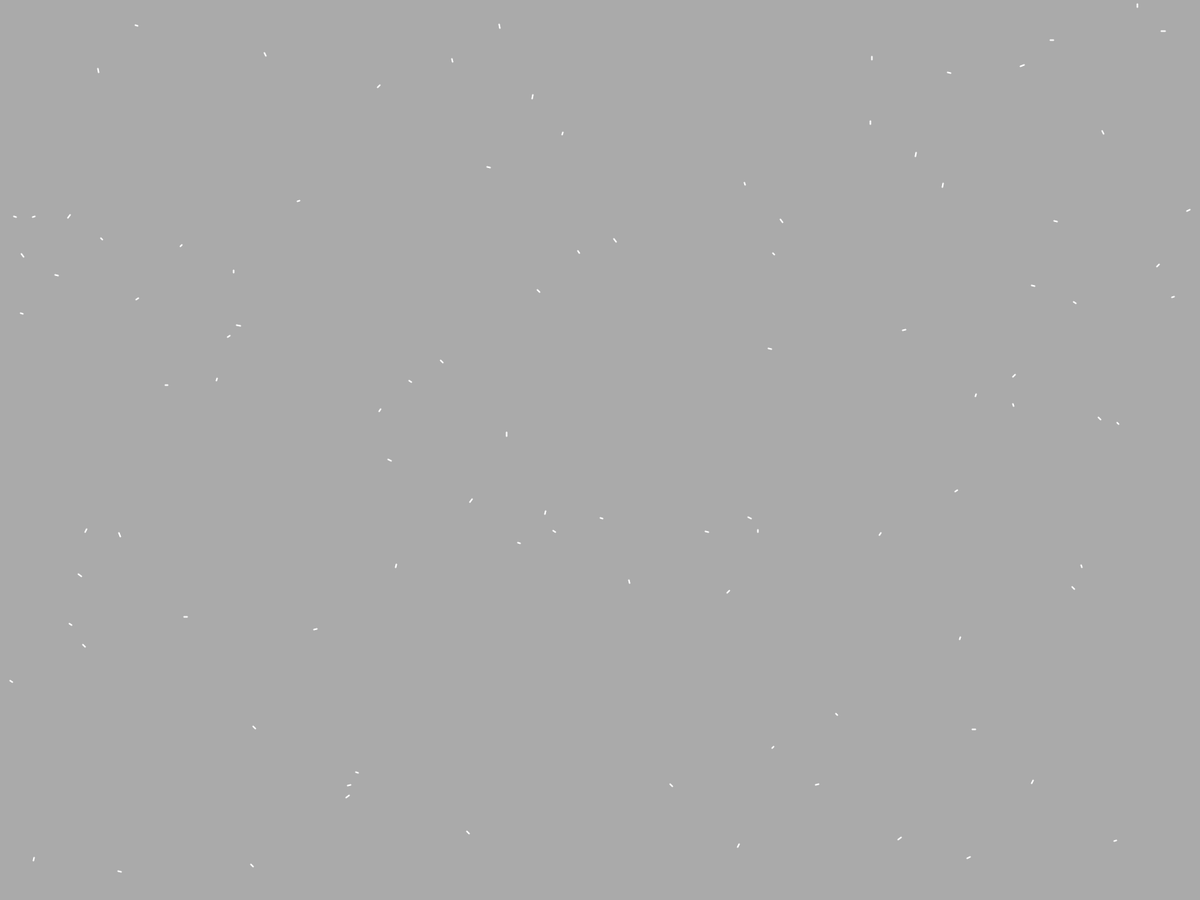
Frame 1 (no input)
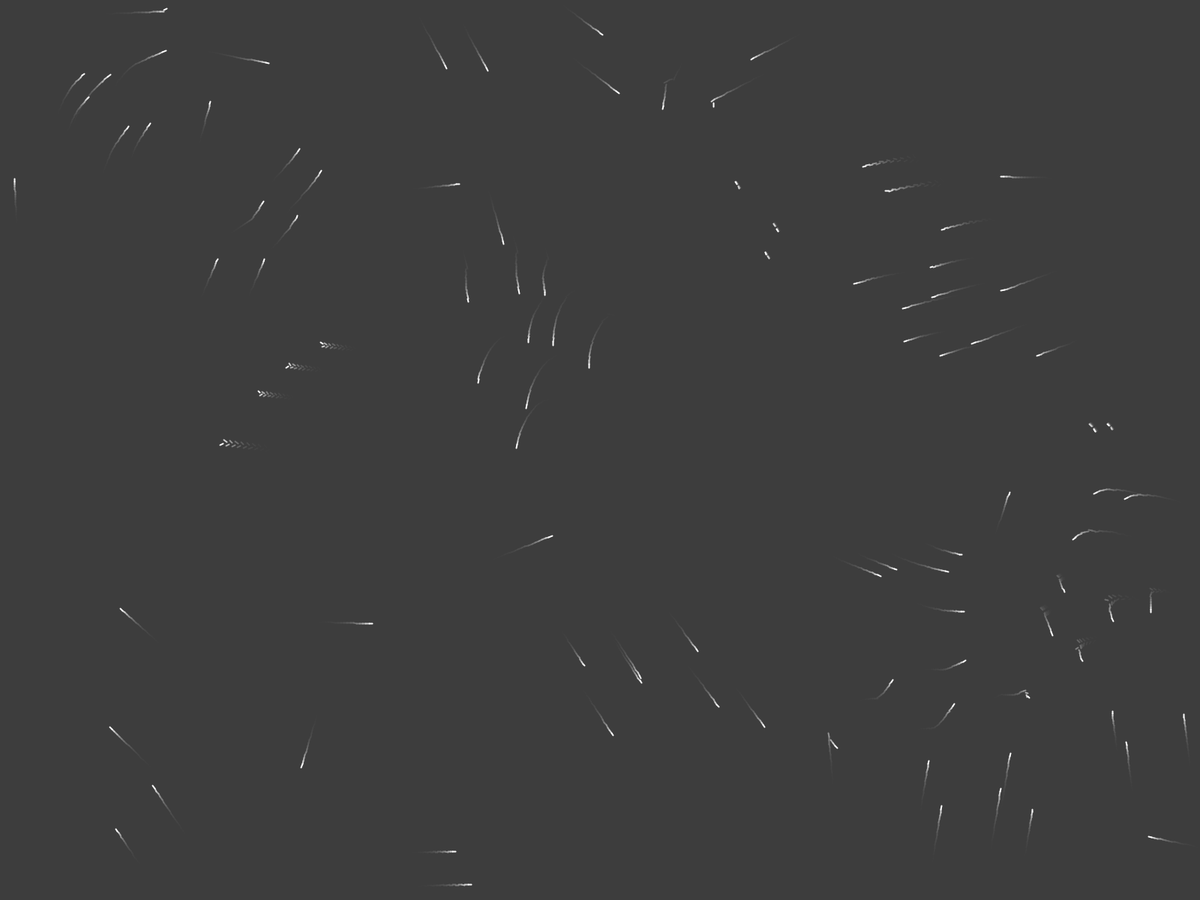
Frame 60 (the mouse pressed at the canvas centre just before this capture)
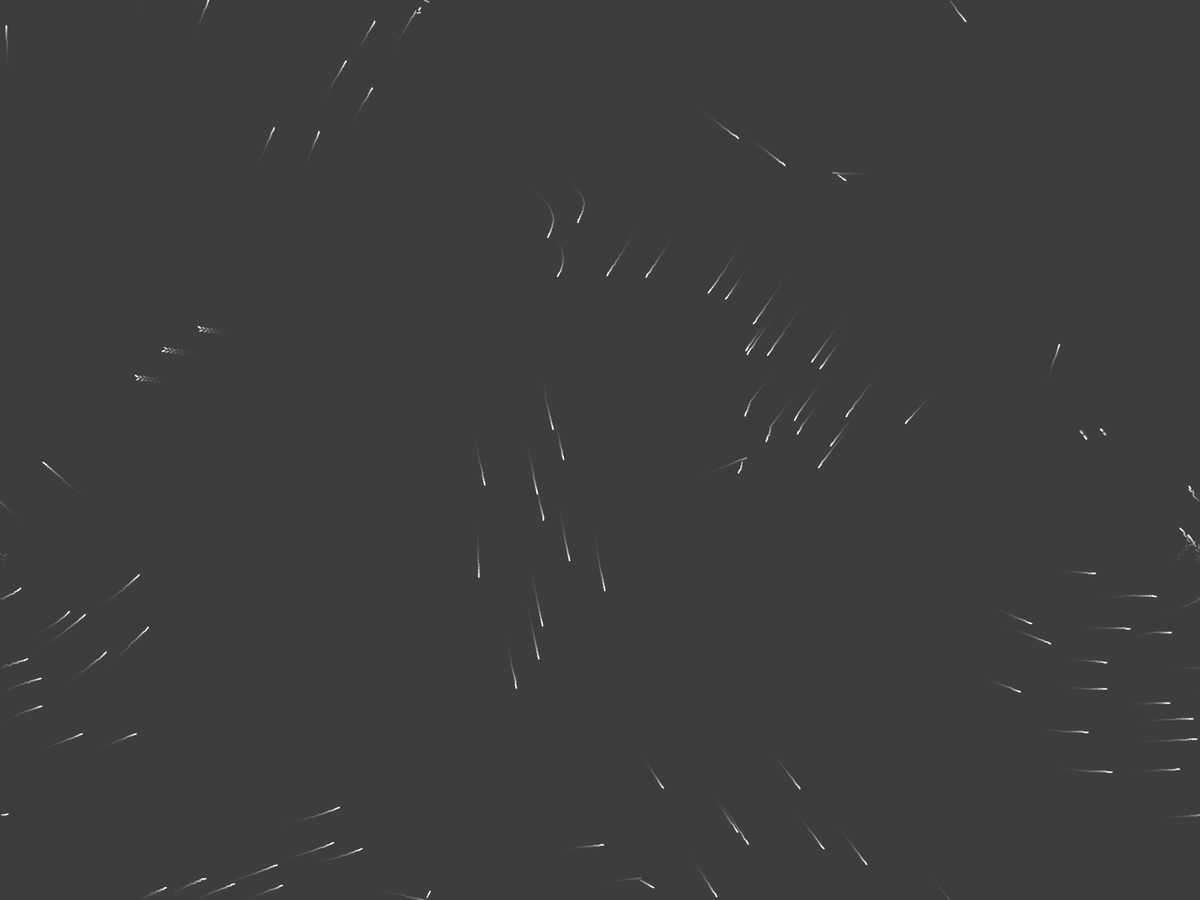
Frame 120 (the mouse held since frame 60 and released just before this capture)

The Processing sketch that drew these frames (run headless with seeded random() and noise(); from frame 60 on, the mouse is pressed at the canvas centre):

// Processing sketch: ParticleSwarm
// ── ParticleSwarm.pde
int swarmCount = 100;
int mode;
Particle[] particles;

void setup() {
  //size(1600, 900);
  fullScreen(2);
  noCursor();
  frameRate(60);
  
  mode = M_TAIL;
  
  //initilise particles
  particles = new Particle[swarmCount];
  for(int i=0;i<swarmCount;i++) {
    particles[i] = new Particle(width, height);
  }
}

void keyPressed() {
  switch(key) {
    case '.':
      println("Point cloud mode");
      mode = M_PARTICLE;
      break;
    case 't':
      println("Point with tail");
      mode = M_TAIL;
      break;
    case ' ':
      println("Wireframe mode");
      mode = M_WIREFRAME;
      break;     
    default:
      println("Mode '"+key+"' is not defined");
  }
}

void draw() {  
  //all particles plan their next step
  for (int i=0; i<particles.length; i++) {
    particles[i].swarm(particles);
  }
  
  if(mode == M_TAIL) {
    noStroke();
    fill(60,60);
    rect(0,0,width,height);
  } else {
    //clear the screen
    background(60);
  }
  
  //all particles move
  for (int i=0; i<particles.length; i++) {
    particles[i].move();
    particles[i].draw();
  }
}

// ── DrawRoutines.pde
final int M_PARTICLE = 0;
final int M_TAIL = 1;
final int M_WIREFRAME = 99;

void drawParticle(PVector position) {
  stroke(255);
  strokeWeight(1);
  point(position.x, position.y);
}

void drawTail(Particle particle) {
  stroke(255);
  strokeWeight(2);
  line(particle.position.x,particle.position.y,particle.position.x+particle.velocity.x,particle.position.y+particle.velocity.y);
}

void drawWireframe(Particle particle) {
  //color c = color(30, 105, 0);
  color c = color(255, 255, 255);
  //draw the position
  fill(c);
  noStroke();
  circle(particle.position.x, particle.position.y, 10);

  //draw the vector
  stroke(c);
  float speed = particle.velocity.mag();
  PVector direction = particle.velocity.normalize(null);
  PVector start = PVector.add(particle.position, (PVector.mult(direction, 5)));
  //PVector endMS = PVector.add(start, (PVector.mult(d, 4*ms)));
  PVector endS = PVector.add(start, (PVector.mult(direction, 4*speed)));
  //strokeWeight(2);
  //line(start.x, start.y, endMS.x, endMS.y);
  strokeWeight(4);
  line(start.x, start.y, endS.x, endS.y);

  //draw the sense areas
  noFill();
  strokeWeight(2);
  circle(particle.position.x, particle.position.y, particle.viewRange*2);
  circle(particle.position.x, particle.position.y, particle.personalSpace*2);
}

// ── Particle.pde
class Particle {
  //current 
  PVector position;
  PVector velocity;
  //future
  PVector plannedVelocity;
  
  //abilites
  int viewRange;// = 100;
  int personalSpace;// = 20; 
  float agility;// = .95;
  float maxSpeed;// = 5;
    
  public Particle(int width, int height) {    
    //set abilities
    viewRange = int(random(50, 100));
    personalSpace = int(random(20, 40));
    agility = random(.95, .9999);
    maxSpeed = random(3, 5);
    
    //set starting position & direction
    position = new PVector(random(width), random(height));
    velocity = PVector.random2D().mult(random(maxSpeed/4, maxSpeed));
    plannedVelocity = velocity.copy();
  }
  
  public void swarm(Particle[] swarm) {
    //imperitives
    // move towards nearest largest group
      // how can we determine different groups
      
    // align heading with neighbours  
      // need some way of averaging the heading of similar neioghbours and discounting outlier headings
      
    //result is future values for speed and direction
    
    //simple brain
    //- average all visible neighbours directions & speeds
    PVector accumulator = new PVector();
    int counter = 0;
    for(int i=0;i<swarm.length;i++) {
      if(swarm[i]!=this && inRange(swarm[i])) {
        accumulator.add(swarm[i].velocity);
        counter++;
      }
    }
    
    if(counter > 0)
      plannedVelocity = accumulator.div(counter);
      
    plannedVelocity.normalize().mult(maxSpeed);
  }
  
  private boolean inRange(Particle target) {
    return position.dist(target.position) <= viewRange;   
  }

  public void move() {
    //set new speed and position as current speed & direction
    //we should apply the agility here also
    velocity.set(plannedVelocity);
    
    //move based on current vectors
    position.add(velocity);
    
    //toroidal space, although flocking won't calculate correctly at the edges
    if (position.x<0)
      position.x += width;

    if (position.x>width)
      position.x -= width;

    if (position.y<0)
      position.y += height;

    if (position.y>height)
      position.y -= height;
  }

  public void draw() {
    switch (mode) {
      case M_PARTICLE:
        drawParticle(position);
        break;
      case M_TAIL:
        drawTail(this);
        break;
      default:
        drawWireframe(this);
    }
  }
}
